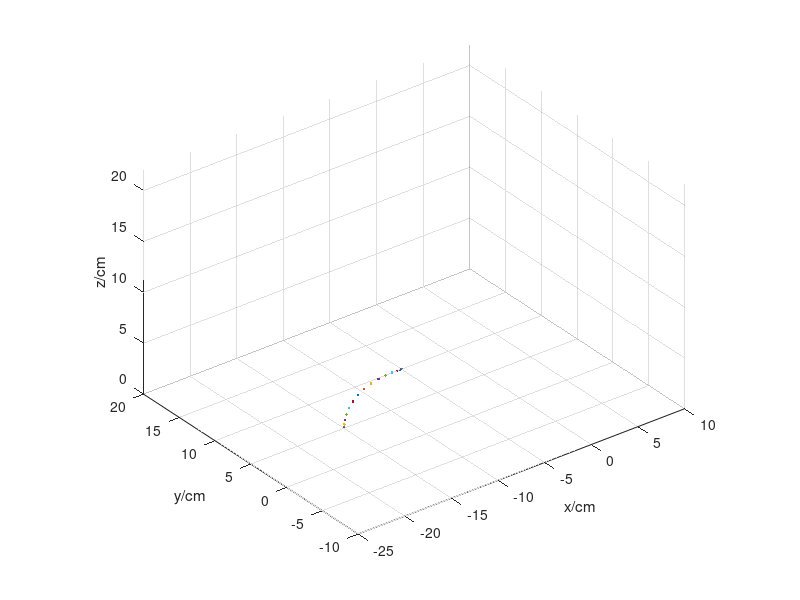

MATLAB code for this plot:
%   ROBOTICS FUNDAMENTALS
%   Liam Weight 2019
clc
close all
clear 
figure (1)
set(1,'position',[0 0 800 600])
L1 = 6; L2 = 15; L3 = 15; L4 = 3.5; L5 = 6.5; 
tf = 3; 
d = 0.2;  
px = zeros(1, tf/d+1);
py = zeros(1, tf/d+1);
pz = zeros(1, tf/d+1);
i = 0;
for t = 0:d:tf     
    i = i + 1;    
    theta10 = -0.3218; theta20 = 1.8978; theta30 = 1.992; theta40 = -0.7482;
    theta1f = -1.1071; theta2f = 1.6342; theta3f = 2.3277; theta4f = -0.8203; 
    q1 = theta10 + 3*(theta1f-theta10)/(tf^2)*(t^2) - 2*(theta1f-theta10)/(tf^3)*(t^3);
    q2 = theta20 + 3*(theta2f-theta20)/(tf^2)*(t^2) - 2*(theta2f-theta20)/(tf^3)*(t^3);
    q3 = theta30 + 3*(theta3f-theta30)/(tf^2)*(t^2) - 2*(theta3f-theta30)/(tf^3)*(t^3);
    q4 = theta40 + 3*(theta4f-theta40)/(tf^2)*(t^2) - 2*(theta4f-theta40)/(tf^3)*(t^3);
    c1 = cos(q1); c2 = cos(q2); c3 = cos(q3); c4 = cos(q4);
    c23 = cos(q2 + q3); c24 = cos(q2 + q3 + q4);
    s1 = sin(q1); s2 = sin(q2); s3 = sin(q3); s4 = sin(q4);
    s23 = sin(q2 + q3);  s24 = sin(q2 + q3 + q4);
    x0 = 0;
    x1 = 0;
    x2 = L2 * c2 * c1;
    x3 = x2 + L3 * c23 * c1;
    x4 = x3 - L4 * s24 * c1;
    xe = x4 - L5 * s24 * c1;
    px(i) = xe;
    y0 = 0;
    y1 = 0;
    y2 = L2 * c2 * s1;
    y3 = y2 + L3 * c23 * s1;
    y4 = y3 - L4 * s24 * s1;
    ye = y4 - L5 * s24 * s1;
    py(i) = ye;
    z0 = 0;
    z1 = L1;
    z2 = L1 + L2 * s2;
    z3 = z2 + L3 * s23;
    z4 = z3 + L4 * c24;
    ze = z4 + L5 * c24;
    pz(i) = ze;
    xx0 = [x0 x1 x2 x3 x4 xe];
    yy0 = [y0 y1 y2 y3 y4 ye];
    zz0 = [z0 z1 z2 z3 z4 ze];
    figure(1)
    p = plot3(xx0, yy0, zz0, 'bo-','Linewidth',2);
    xlabel('x/cm'); 
    ylabel('y/cm');
    zlabel('z/cm');
    axis equal
    axis([-25 10 -10 20 0 22])
    hold on
    grid on
    pause(0.2)
    set(p,'visible','off')
    plot3(xe, ye, ze, '.')
    axis equal
    axis([-25 10 -10 20 0 22])
    hold on
    grid on

end